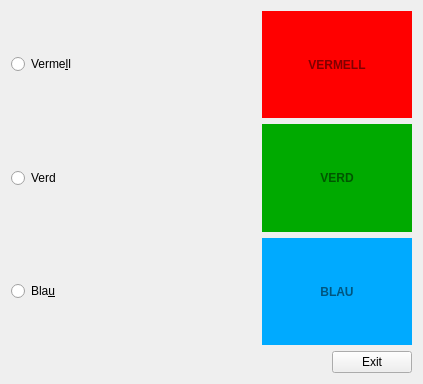
<?xml version="1.0" encoding="UTF-8"?>
<ui version="4.0">
 <class>Form</class>
 <widget class="QWidget" name="Form">
  <property name="geometry">
   <rect>
    <x>0</x>
    <y>0</y>
    <width>423</width>
    <height>384</height>
   </rect>
  </property>
  <property name="windowTitle">
   <string>Widget</string>
  </property>
  <layout class="QVBoxLayout" name="verticalLayout">
   <item>
    <layout class="QHBoxLayout" name="horizontalLayout">
     <item>
      <widget class="QRadioButton" name="radioButton">
       <property name="text">
        <string>Verme&amp;ll</string>
       </property>
       <attribute name="buttonGroup">
        <string notr="true">buttonGroup</string>
       </attribute>
      </widget>
     </item>
     <item>
      <spacer name="horizontalSpacer">
       <property name="orientation">
        <enum>Qt::Horizontal</enum>
       </property>
       <property name="sizeType">
        <enum>QSizePolicy::Preferred</enum>
       </property>
       <property name="sizeHint" stdset="0">
        <size>
         <width>135</width>
         <height>20</height>
        </size>
       </property>
      </spacer>
     </item>
     <item>
      <widget class="QLabel" name="label">
       <property name="enabled">
        <bool>false</bool>
       </property>
       <property name="minimumSize">
        <size>
         <width>150</width>
         <height>0</height>
        </size>
       </property>
       <property name="palette">
        <palette>
         <active>
          <colorrole role="WindowText">
           <brush brushstyle="SolidPattern">
            <color alpha="255">
             <red>0</red>
             <green>0</green>
             <blue>0</blue>
            </color>
           </brush>
          </colorrole>
          <colorrole role="Button">
           <brush brushstyle="SolidPattern">
            <color alpha="255">
             <red>255</red>
             <green>0</green>
             <blue>0</blue>
            </color>
           </brush>
          </colorrole>
          <colorrole role="Light">
           <brush brushstyle="SolidPattern">
            <color alpha="255">
             <red>255</red>
             <green>127</green>
             <blue>127</blue>
            </color>
           </brush>
          </colorrole>
          <colorrole role="Midlight">
           <brush brushstyle="SolidPattern">
            <color alpha="255">
             <red>255</red>
             <green>63</green>
             <blue>63</blue>
            </color>
           </brush>
          </colorrole>
          <colorrole role="Dark">
           <brush brushstyle="SolidPattern">
            <color alpha="255">
             <red>127</red>
             <green>0</green>
             <blue>0</blue>
            </color>
           </brush>
          </colorrole>
          <colorrole role="Mid">
           <brush brushstyle="SolidPattern">
            <color alpha="255">
             <red>170</red>
             <green>0</green>
             <blue>0</blue>
            </color>
           </brush>
          </colorrole>
          <colorrole role="Text">
           <brush brushstyle="SolidPattern">
            <color alpha="255">
             <red>0</red>
             <green>0</green>
             <blue>0</blue>
            </color>
           </brush>
          </colorrole>
          <colorrole role="BrightText">
           <brush brushstyle="SolidPattern">
            <color alpha="255">
             <red>255</red>
             <green>255</green>
             <blue>255</blue>
            </color>
           </brush>
          </colorrole>
          <colorrole role="ButtonText">
           <brush brushstyle="SolidPattern">
            <color alpha="255">
             <red>0</red>
             <green>0</green>
             <blue>0</blue>
            </color>
           </brush>
          </colorrole>
          <colorrole role="Base">
           <brush brushstyle="SolidPattern">
            <color alpha="255">
             <red>255</red>
             <green>255</green>
             <blue>255</blue>
            </color>
           </brush>
          </colorrole>
          <colorrole role="Window">
           <brush brushstyle="SolidPattern">
            <color alpha="255">
             <red>255</red>
             <green>0</green>
             <blue>0</blue>
            </color>
           </brush>
          </colorrole>
          <colorrole role="Shadow">
           <brush brushstyle="SolidPattern">
            <color alpha="255">
             <red>0</red>
             <green>0</green>
             <blue>0</blue>
            </color>
           </brush>
          </colorrole>
          <colorrole role="AlternateBase">
           <brush brushstyle="SolidPattern">
            <color alpha="255">
             <red>255</red>
             <green>127</green>
             <blue>127</blue>
            </color>
           </brush>
          </colorrole>
          <colorrole role="ToolTipBase">
           <brush brushstyle="SolidPattern">
            <color alpha="255">
             <red>255</red>
             <green>255</green>
             <blue>220</blue>
            </color>
           </brush>
          </colorrole>
          <colorrole role="ToolTipText">
           <brush brushstyle="SolidPattern">
            <color alpha="255">
             <red>0</red>
             <green>0</green>
             <blue>0</blue>
            </color>
           </brush>
          </colorrole>
         </active>
         <inactive>
          <colorrole role="WindowText">
           <brush brushstyle="SolidPattern">
            <color alpha="255">
             <red>0</red>
             <green>0</green>
             <blue>0</blue>
            </color>
           </brush>
          </colorrole>
          <colorrole role="Button">
           <brush brushstyle="SolidPattern">
            <color alpha="255">
             <red>255</red>
             <green>0</green>
             <blue>0</blue>
            </color>
           </brush>
          </colorrole>
          <colorrole role="Light">
           <brush brushstyle="SolidPattern">
            <color alpha="255">
             <red>255</red>
             <green>127</green>
             <blue>127</blue>
            </color>
           </brush>
          </colorrole>
          <colorrole role="Midlight">
           <brush brushstyle="SolidPattern">
            <color alpha="255">
             <red>255</red>
             <green>63</green>
             <blue>63</blue>
            </color>
           </brush>
          </colorrole>
          <colorrole role="Dark">
           <brush brushstyle="SolidPattern">
            <color alpha="255">
             <red>127</red>
             <green>0</green>
             <blue>0</blue>
            </color>
           </brush>
          </colorrole>
          <colorrole role="Mid">
           <brush brushstyle="SolidPattern">
            <color alpha="255">
             <red>170</red>
             <green>0</green>
             <blue>0</blue>
            </color>
           </brush>
          </colorrole>
          <colorrole role="Text">
           <brush brushstyle="SolidPattern">
            <color alpha="255">
             <red>0</red>
             <green>0</green>
             <blue>0</blue>
            </color>
           </brush>
          </colorrole>
          <colorrole role="BrightText">
           <brush brushstyle="SolidPattern">
            <color alpha="255">
             <red>255</red>
             <green>255</green>
             <blue>255</blue>
            </color>
           </brush>
          </colorrole>
          <colorrole role="ButtonText">
           <brush brushstyle="SolidPattern">
            <color alpha="255">
             <red>0</red>
             <green>0</green>
             <blue>0</blue>
            </color>
           </brush>
          </colorrole>
          <colorrole role="Base">
           <brush brushstyle="SolidPattern">
            <color alpha="255">
             <red>255</red>
             <green>255</green>
             <blue>255</blue>
            </color>
           </brush>
          </colorrole>
          <colorrole role="Window">
           <brush brushstyle="SolidPattern">
            <color alpha="255">
             <red>255</red>
             <green>0</green>
             <blue>0</blue>
            </color>
           </brush>
          </colorrole>
          <colorrole role="Shadow">
           <brush brushstyle="SolidPattern">
            <color alpha="255">
             <red>0</red>
             <green>0</green>
             <blue>0</blue>
            </color>
           </brush>
          </colorrole>
          <colorrole role="AlternateBase">
           <brush brushstyle="SolidPattern">
            <color alpha="255">
             <red>255</red>
             <green>127</green>
             <blue>127</blue>
            </color>
           </brush>
          </colorrole>
          <colorrole role="ToolTipBase">
           <brush brushstyle="SolidPattern">
            <color alpha="255">
             <red>255</red>
             <green>255</green>
             <blue>220</blue>
            </color>
           </brush>
          </colorrole>
          <colorrole role="ToolTipText">
           <brush brushstyle="SolidPattern">
            <color alpha="255">
             <red>0</red>
             <green>0</green>
             <blue>0</blue>
            </color>
           </brush>
          </colorrole>
         </inactive>
         <disabled>
          <colorrole role="WindowText">
           <brush brushstyle="SolidPattern">
            <color alpha="255">
             <red>127</red>
             <green>0</green>
             <blue>0</blue>
            </color>
           </brush>
          </colorrole>
          <colorrole role="Button">
           <brush brushstyle="SolidPattern">
            <color alpha="255">
             <red>255</red>
             <green>0</green>
             <blue>0</blue>
            </color>
           </brush>
          </colorrole>
          <colorrole role="Light">
           <brush brushstyle="SolidPattern">
            <color alpha="255">
             <red>255</red>
             <green>127</green>
             <blue>127</blue>
            </color>
           </brush>
          </colorrole>
          <colorrole role="Midlight">
           <brush brushstyle="SolidPattern">
            <color alpha="255">
             <red>255</red>
             <green>63</green>
             <blue>63</blue>
            </color>
           </brush>
          </colorrole>
          <colorrole role="Dark">
           <brush brushstyle="SolidPattern">
            <color alpha="255">
             <red>127</red>
             <green>0</green>
             <blue>0</blue>
            </color>
           </brush>
          </colorrole>
          <colorrole role="Mid">
           <brush brushstyle="SolidPattern">
            <color alpha="255">
             <red>170</red>
             <green>0</green>
             <blue>0</blue>
            </color>
           </brush>
          </colorrole>
          <colorrole role="Text">
           <brush brushstyle="SolidPattern">
            <color alpha="255">
             <red>127</red>
             <green>0</green>
             <blue>0</blue>
            </color>
           </brush>
          </colorrole>
          <colorrole role="BrightText">
           <brush brushstyle="SolidPattern">
            <color alpha="255">
             <red>255</red>
             <green>255</green>
             <blue>255</blue>
            </color>
           </brush>
          </colorrole>
          <colorrole role="ButtonText">
           <brush brushstyle="SolidPattern">
            <color alpha="255">
             <red>127</red>
             <green>0</green>
             <blue>0</blue>
            </color>
           </brush>
          </colorrole>
          <colorrole role="Base">
           <brush brushstyle="SolidPattern">
            <color alpha="255">
             <red>255</red>
             <green>0</green>
             <blue>0</blue>
            </color>
           </brush>
          </colorrole>
          <colorrole role="Window">
           <brush brushstyle="SolidPattern">
            <color alpha="255">
             <red>255</red>
             <green>0</green>
             <blue>0</blue>
            </color>
           </brush>
          </colorrole>
          <colorrole role="Shadow">
           <brush brushstyle="SolidPattern">
            <color alpha="255">
             <red>0</red>
             <green>0</green>
             <blue>0</blue>
            </color>
           </brush>
          </colorrole>
          <colorrole role="AlternateBase">
           <brush brushstyle="SolidPattern">
            <color alpha="255">
             <red>255</red>
             <green>0</green>
             <blue>0</blue>
            </color>
           </brush>
          </colorrole>
          <colorrole role="ToolTipBase">
           <brush brushstyle="SolidPattern">
            <color alpha="255">
             <red>255</red>
             <green>255</green>
             <blue>220</blue>
            </color>
           </brush>
          </colorrole>
          <colorrole role="ToolTipText">
           <brush brushstyle="SolidPattern">
            <color alpha="255">
             <red>0</red>
             <green>0</green>
             <blue>0</blue>
            </color>
           </brush>
          </colorrole>
         </disabled>
        </palette>
       </property>
       <property name="font">
        <font>
         <weight>75</weight>
         <bold>true</bold>
        </font>
       </property>
       <property name="autoFillBackground">
        <bool>true</bool>
       </property>
       <property name="text">
        <string>VERMELL</string>
       </property>
       <property name="alignment">
        <set>Qt::AlignCenter</set>
       </property>
      </widget>
     </item>
    </layout>
   </item>
   <item>
    <layout class="QHBoxLayout" name="horizontalLayout_2">
     <item>
      <widget class="QRadioButton" name="radioButton_2">
       <property name="text">
        <string>Verd</string>
       </property>
       <attribute name="buttonGroup">
        <string notr="true">buttonGroup</string>
       </attribute>
      </widget>
     </item>
     <item>
      <spacer name="horizontalSpacer_2">
       <property name="orientation">
        <enum>Qt::Horizontal</enum>
       </property>
       <property name="sizeType">
        <enum>QSizePolicy::Preferred</enum>
       </property>
       <property name="sizeHint" stdset="0">
        <size>
         <width>151</width>
         <height>20</height>
        </size>
       </property>
      </spacer>
     </item>
     <item>
      <widget class="QLabel" name="label_2">
       <property name="enabled">
        <bool>false</bool>
       </property>
       <property name="minimumSize">
        <size>
         <width>150</width>
         <height>0</height>
        </size>
       </property>
       <property name="palette">
        <palette>
         <active>
          <colorrole role="WindowText">
           <brush brushstyle="SolidPattern">
            <color alpha="255">
             <red>0</red>
             <green>0</green>
             <blue>0</blue>
            </color>
           </brush>
          </colorrole>
          <colorrole role="Button">
           <brush brushstyle="SolidPattern">
            <color alpha="255">
             <red>0</red>
             <green>170</green>
             <blue>0</blue>
            </color>
           </brush>
          </colorrole>
          <colorrole role="Light">
           <brush brushstyle="SolidPattern">
            <color alpha="255">
             <red>0</red>
             <green>255</green>
             <blue>0</blue>
            </color>
           </brush>
          </colorrole>
          <colorrole role="Midlight">
           <brush brushstyle="SolidPattern">
            <color alpha="255">
             <red>0</red>
             <green>212</green>
             <blue>0</blue>
            </color>
           </brush>
          </colorrole>
          <colorrole role="Dark">
           <brush brushstyle="SolidPattern">
            <color alpha="255">
             <red>0</red>
             <green>85</green>
             <blue>0</blue>
            </color>
           </brush>
          </colorrole>
          <colorrole role="Mid">
           <brush brushstyle="SolidPattern">
            <color alpha="255">
             <red>0</red>
             <green>113</green>
             <blue>0</blue>
            </color>
           </brush>
          </colorrole>
          <colorrole role="Text">
           <brush brushstyle="SolidPattern">
            <color alpha="255">
             <red>0</red>
             <green>0</green>
             <blue>0</blue>
            </color>
           </brush>
          </colorrole>
          <colorrole role="BrightText">
           <brush brushstyle="SolidPattern">
            <color alpha="255">
             <red>255</red>
             <green>255</green>
             <blue>255</blue>
            </color>
           </brush>
          </colorrole>
          <colorrole role="ButtonText">
           <brush brushstyle="SolidPattern">
            <color alpha="255">
             <red>0</red>
             <green>0</green>
             <blue>0</blue>
            </color>
           </brush>
          </colorrole>
          <colorrole role="Base">
           <brush brushstyle="SolidPattern">
            <color alpha="255">
             <red>255</red>
             <green>255</green>
             <blue>255</blue>
            </color>
           </brush>
          </colorrole>
          <colorrole role="Window">
           <brush brushstyle="SolidPattern">
            <color alpha="255">
             <red>0</red>
             <green>170</green>
             <blue>0</blue>
            </color>
           </brush>
          </colorrole>
          <colorrole role="Shadow">
           <brush brushstyle="SolidPattern">
            <color alpha="255">
             <red>0</red>
             <green>0</green>
             <blue>0</blue>
            </color>
           </brush>
          </colorrole>
          <colorrole role="AlternateBase">
           <brush brushstyle="SolidPattern">
            <color alpha="255">
             <red>127</red>
             <green>212</green>
             <blue>127</blue>
            </color>
           </brush>
          </colorrole>
          <colorrole role="ToolTipBase">
           <brush brushstyle="SolidPattern">
            <color alpha="255">
             <red>255</red>
             <green>255</green>
             <blue>220</blue>
            </color>
           </brush>
          </colorrole>
          <colorrole role="ToolTipText">
           <brush brushstyle="SolidPattern">
            <color alpha="255">
             <red>0</red>
             <green>0</green>
             <blue>0</blue>
            </color>
           </brush>
          </colorrole>
         </active>
         <inactive>
          <colorrole role="WindowText">
           <brush brushstyle="SolidPattern">
            <color alpha="255">
             <red>0</red>
             <green>0</green>
             <blue>0</blue>
            </color>
           </brush>
          </colorrole>
          <colorrole role="Button">
           <brush brushstyle="SolidPattern">
            <color alpha="255">
             <red>0</red>
             <green>170</green>
             <blue>0</blue>
            </color>
           </brush>
          </colorrole>
          <colorrole role="Light">
           <brush brushstyle="SolidPattern">
            <color alpha="255">
             <red>0</red>
             <green>255</green>
             <blue>0</blue>
            </color>
           </brush>
          </colorrole>
          <colorrole role="Midlight">
           <brush brushstyle="SolidPattern">
            <color alpha="255">
             <red>0</red>
             <green>212</green>
             <blue>0</blue>
            </color>
           </brush>
          </colorrole>
          <colorrole role="Dark">
           <brush brushstyle="SolidPattern">
            <color alpha="255">
             <red>0</red>
             <green>85</green>
             <blue>0</blue>
            </color>
           </brush>
          </colorrole>
          <colorrole role="Mid">
           <brush brushstyle="SolidPattern">
            <color alpha="255">
             <red>0</red>
             <green>113</green>
             <blue>0</blue>
            </color>
           </brush>
          </colorrole>
          <colorrole role="Text">
           <brush brushstyle="SolidPattern">
            <color alpha="255">
             <red>0</red>
             <green>0</green>
             <blue>0</blue>
            </color>
           </brush>
          </colorrole>
          <colorrole role="BrightText">
           <brush brushstyle="SolidPattern">
            <color alpha="255">
             <red>255</red>
             <green>255</green>
             <blue>255</blue>
            </color>
           </brush>
          </colorrole>
          <colorrole role="ButtonText">
           <brush brushstyle="SolidPattern">
            <color alpha="255">
             <red>0</red>
             <green>0</green>
             <blue>0</blue>
            </color>
           </brush>
          </colorrole>
          <colorrole role="Base">
           <brush brushstyle="SolidPattern">
            <color alpha="255">
             <red>255</red>
             <green>255</green>
             <blue>255</blue>
            </color>
           </brush>
          </colorrole>
          <colorrole role="Window">
           <brush brushstyle="SolidPattern">
            <color alpha="255">
             <red>0</red>
             <green>170</green>
             <blue>0</blue>
            </color>
           </brush>
          </colorrole>
          <colorrole role="Shadow">
           <brush brushstyle="SolidPattern">
            <color alpha="255">
             <red>0</red>
             <green>0</green>
             <blue>0</blue>
            </color>
           </brush>
          </colorrole>
          <colorrole role="AlternateBase">
           <brush brushstyle="SolidPattern">
            <color alpha="255">
             <red>127</red>
             <green>212</green>
             <blue>127</blue>
            </color>
           </brush>
          </colorrole>
          <colorrole role="ToolTipBase">
           <brush brushstyle="SolidPattern">
            <color alpha="255">
             <red>255</red>
             <green>255</green>
             <blue>220</blue>
            </color>
           </brush>
          </colorrole>
          <colorrole role="ToolTipText">
           <brush brushstyle="SolidPattern">
            <color alpha="255">
             <red>0</red>
             <green>0</green>
             <blue>0</blue>
            </color>
           </brush>
          </colorrole>
         </inactive>
         <disabled>
          <colorrole role="WindowText">
           <brush brushstyle="SolidPattern">
            <color alpha="255">
             <red>0</red>
             <green>85</green>
             <blue>0</blue>
            </color>
           </brush>
          </colorrole>
          <colorrole role="Button">
           <brush brushstyle="SolidPattern">
            <color alpha="255">
             <red>0</red>
             <green>170</green>
             <blue>0</blue>
            </color>
           </brush>
          </colorrole>
          <colorrole role="Light">
           <brush brushstyle="SolidPattern">
            <color alpha="255">
             <red>0</red>
             <green>255</green>
             <blue>0</blue>
            </color>
           </brush>
          </colorrole>
          <colorrole role="Midlight">
           <brush brushstyle="SolidPattern">
            <color alpha="255">
             <red>0</red>
             <green>212</green>
             <blue>0</blue>
            </color>
           </brush>
          </colorrole>
          <colorrole role="Dark">
           <brush brushstyle="SolidPattern">
            <color alpha="255">
             <red>0</red>
             <green>85</green>
             <blue>0</blue>
            </color>
           </brush>
          </colorrole>
          <colorrole role="Mid">
           <brush brushstyle="SolidPattern">
            <color alpha="255">
             <red>0</red>
             <green>113</green>
             <blue>0</blue>
            </color>
           </brush>
          </colorrole>
          <colorrole role="Text">
           <brush brushstyle="SolidPattern">
            <color alpha="255">
             <red>0</red>
             <green>85</green>
             <blue>0</blue>
            </color>
           </brush>
          </colorrole>
          <colorrole role="BrightText">
           <brush brushstyle="SolidPattern">
            <color alpha="255">
             <red>255</red>
             <green>255</green>
             <blue>255</blue>
            </color>
           </brush>
          </colorrole>
          <colorrole role="ButtonText">
           <brush brushstyle="SolidPattern">
            <color alpha="255">
             <red>0</red>
             <green>85</green>
             <blue>0</blue>
            </color>
           </brush>
          </colorrole>
          <colorrole role="Base">
           <brush brushstyle="SolidPattern">
            <color alpha="255">
             <red>0</red>
             <green>170</green>
             <blue>0</blue>
            </color>
           </brush>
          </colorrole>
          <colorrole role="Window">
           <brush brushstyle="SolidPattern">
            <color alpha="255">
             <red>0</red>
             <green>170</green>
             <blue>0</blue>
            </color>
           </brush>
          </colorrole>
          <colorrole role="Shadow">
           <brush brushstyle="SolidPattern">
            <color alpha="255">
             <red>0</red>
             <green>0</green>
             <blue>0</blue>
            </color>
           </brush>
          </colorrole>
          <colorrole role="AlternateBase">
           <brush brushstyle="SolidPattern">
            <color alpha="255">
             <red>0</red>
             <green>170</green>
             <blue>0</blue>
            </color>
           </brush>
          </colorrole>
          <colorrole role="ToolTipBase">
           <brush brushstyle="SolidPattern">
            <color alpha="255">
             <red>255</red>
             <green>255</green>
             <blue>220</blue>
            </color>
           </brush>
          </colorrole>
          <colorrole role="ToolTipText">
           <brush brushstyle="SolidPattern">
            <color alpha="255">
             <red>0</red>
             <green>0</green>
             <blue>0</blue>
            </color>
           </brush>
          </colorrole>
         </disabled>
        </palette>
       </property>
       <property name="font">
        <font>
         <weight>75</weight>
         <bold>true</bold>
        </font>
       </property>
       <property name="autoFillBackground">
        <bool>true</bool>
       </property>
       <property name="text">
        <string>VERD</string>
       </property>
       <property name="alignment">
        <set>Qt::AlignCenter</set>
       </property>
      </widget>
     </item>
    </layout>
   </item>
   <item>
    <layout class="QHBoxLayout" name="horizontalLayout_3">
     <item>
      <widget class="QRadioButton" name="radioButton_3">
       <property name="text">
        <string>Bla&amp;u</string>
       </property>
       <attribute name="buttonGroup">
        <string notr="true">buttonGroup</string>
       </attribute>
      </widget>
     </item>
     <item>
      <spacer name="horizontalSpacer_3">
       <property name="orientation">
        <enum>Qt::Horizontal</enum>
       </property>
       <property name="sizeType">
        <enum>QSizePolicy::Preferred</enum>
       </property>
       <property name="sizeHint" stdset="0">
        <size>
         <width>152</width>
         <height>20</height>
        </size>
       </property>
      </spacer>
     </item>
     <item>
      <widget class="QLabel" name="label_3">
       <property name="enabled">
        <bool>false</bool>
       </property>
       <property name="minimumSize">
        <size>
         <width>150</width>
         <height>0</height>
        </size>
       </property>
       <property name="palette">
        <palette>
         <active>
          <colorrole role="WindowText">
           <brush brushstyle="SolidPattern">
            <color alpha="255">
             <red>0</red>
             <green>0</green>
             <blue>0</blue>
            </color>
           </brush>
          </colorrole>
          <colorrole role="Button">
           <brush brushstyle="SolidPattern">
            <color alpha="255">
             <red>0</red>
             <green>170</green>
             <blue>255</blue>
            </color>
           </brush>
          </colorrole>
          <colorrole role="Light">
           <brush brushstyle="SolidPattern">
            <color alpha="255">
             <red>127</red>
             <green>213</green>
             <blue>255</blue>
            </color>
           </brush>
          </colorrole>
          <colorrole role="Midlight">
           <brush brushstyle="SolidPattern">
            <color alpha="255">
             <red>63</red>
             <green>191</green>
             <blue>255</blue>
            </color>
           </brush>
          </colorrole>
          <colorrole role="Dark">
           <brush brushstyle="SolidPattern">
            <color alpha="255">
             <red>0</red>
             <green>85</green>
             <blue>127</blue>
            </color>
           </brush>
          </colorrole>
          <colorrole role="Mid">
           <brush brushstyle="SolidPattern">
            <color alpha="255">
             <red>0</red>
             <green>113</green>
             <blue>170</blue>
            </color>
           </brush>
          </colorrole>
          <colorrole role="Text">
           <brush brushstyle="SolidPattern">
            <color alpha="255">
             <red>0</red>
             <green>0</green>
             <blue>0</blue>
            </color>
           </brush>
          </colorrole>
          <colorrole role="BrightText">
           <brush brushstyle="SolidPattern">
            <color alpha="255">
             <red>255</red>
             <green>255</green>
             <blue>255</blue>
            </color>
           </brush>
          </colorrole>
          <colorrole role="ButtonText">
           <brush brushstyle="SolidPattern">
            <color alpha="255">
             <red>0</red>
             <green>0</green>
             <blue>0</blue>
            </color>
           </brush>
          </colorrole>
          <colorrole role="Base">
           <brush brushstyle="SolidPattern">
            <color alpha="255">
             <red>255</red>
             <green>255</green>
             <blue>255</blue>
            </color>
           </brush>
          </colorrole>
          <colorrole role="Window">
           <brush brushstyle="SolidPattern">
            <color alpha="255">
             <red>0</red>
             <green>170</green>
             <blue>255</blue>
            </color>
           </brush>
          </colorrole>
          <colorrole role="Shadow">
           <brush brushstyle="SolidPattern">
            <color alpha="255">
             <red>0</red>
             <green>0</green>
             <blue>0</blue>
            </color>
           </brush>
          </colorrole>
          <colorrole role="AlternateBase">
           <brush brushstyle="SolidPattern">
            <color alpha="255">
             <red>127</red>
             <green>212</green>
             <blue>255</blue>
            </color>
           </brush>
          </colorrole>
          <colorrole role="ToolTipBase">
           <brush brushstyle="SolidPattern">
            <color alpha="255">
             <red>255</red>
             <green>255</green>
             <blue>220</blue>
            </color>
           </brush>
          </colorrole>
          <colorrole role="ToolTipText">
           <brush brushstyle="SolidPattern">
            <color alpha="255">
             <red>0</red>
             <green>0</green>
             <blue>0</blue>
            </color>
           </brush>
          </colorrole>
         </active>
         <inactive>
          <colorrole role="WindowText">
           <brush brushstyle="SolidPattern">
            <color alpha="255">
             <red>0</red>
             <green>0</green>
             <blue>0</blue>
            </color>
           </brush>
          </colorrole>
          <colorrole role="Button">
           <brush brushstyle="SolidPattern">
            <color alpha="255">
             <red>0</red>
             <green>170</green>
             <blue>255</blue>
            </color>
           </brush>
          </colorrole>
          <colorrole role="Light">
           <brush brushstyle="SolidPattern">
            <color alpha="255">
             <red>127</red>
             <green>213</green>
             <blue>255</blue>
            </color>
           </brush>
          </colorrole>
          <colorrole role="Midlight">
           <brush brushstyle="SolidPattern">
            <color alpha="255">
             <red>63</red>
             <green>191</green>
             <blue>255</blue>
            </color>
           </brush>
          </colorrole>
          <colorrole role="Dark">
           <brush brushstyle="SolidPattern">
            <color alpha="255">
             <red>0</red>
             <green>85</green>
             <blue>127</blue>
            </color>
           </brush>
          </colorrole>
          <colorrole role="Mid">
           <brush brushstyle="SolidPattern">
            <color alpha="255">
             <red>0</red>
             <green>113</green>
             <blue>170</blue>
            </color>
           </brush>
          </colorrole>
          <colorrole role="Text">
           <brush brushstyle="SolidPattern">
            <color alpha="255">
             <red>0</red>
             <green>0</green>
             <blue>0</blue>
            </color>
           </brush>
          </colorrole>
          <colorrole role="BrightText">
           <brush brushstyle="SolidPattern">
            <color alpha="255">
             <red>255</red>
             <green>255</green>
             <blue>255</blue>
            </color>
           </brush>
          </colorrole>
          <colorrole role="ButtonText">
           <brush brushstyle="SolidPattern">
            <color alpha="255">
             <red>0</red>
             <green>0</green>
             <blue>0</blue>
            </color>
           </brush>
          </colorrole>
          <colorrole role="Base">
           <brush brushstyle="SolidPattern">
            <color alpha="255">
             <red>255</red>
             <green>255</green>
             <blue>255</blue>
            </color>
           </brush>
          </colorrole>
          <colorrole role="Window">
           <brush brushstyle="SolidPattern">
            <color alpha="255">
             <red>0</red>
             <green>170</green>
             <blue>255</blue>
            </color>
           </brush>
          </colorrole>
          <colorrole role="Shadow">
           <brush brushstyle="SolidPattern">
            <color alpha="255">
             <red>0</red>
             <green>0</green>
             <blue>0</blue>
            </color>
           </brush>
          </colorrole>
          <colorrole role="AlternateBase">
           <brush brushstyle="SolidPattern">
            <color alpha="255">
             <red>127</red>
             <green>212</green>
             <blue>255</blue>
            </color>
           </brush>
          </colorrole>
          <colorrole role="ToolTipBase">
           <brush brushstyle="SolidPattern">
            <color alpha="255">
             <red>255</red>
             <green>255</green>
             <blue>220</blue>
            </color>
           </brush>
          </colorrole>
          <colorrole role="ToolTipText">
           <brush brushstyle="SolidPattern">
            <color alpha="255">
             <red>0</red>
             <green>0</green>
             <blue>0</blue>
            </color>
           </brush>
          </colorrole>
         </inactive>
         <disabled>
          <colorrole role="WindowText">
           <brush brushstyle="SolidPattern">
            <color alpha="255">
             <red>0</red>
             <green>85</green>
             <blue>127</blue>
            </color>
           </brush>
          </colorrole>
          <colorrole role="Button">
           <brush brushstyle="SolidPattern">
            <color alpha="255">
             <red>0</red>
             <green>170</green>
             <blue>255</blue>
            </color>
           </brush>
          </colorrole>
          <colorrole role="Light">
           <brush brushstyle="SolidPattern">
            <color alpha="255">
             <red>127</red>
             <green>213</green>
             <blue>255</blue>
            </color>
           </brush>
          </colorrole>
          <colorrole role="Midlight">
           <brush brushstyle="SolidPattern">
            <color alpha="255">
             <red>63</red>
             <green>191</green>
             <blue>255</blue>
            </color>
           </brush>
          </colorrole>
          <colorrole role="Dark">
           <brush brushstyle="SolidPattern">
            <color alpha="255">
             <red>0</red>
             <green>85</green>
             <blue>127</blue>
            </color>
           </brush>
          </colorrole>
          <colorrole role="Mid">
           <brush brushstyle="SolidPattern">
            <color alpha="255">
             <red>0</red>
             <green>113</green>
             <blue>170</blue>
            </color>
           </brush>
          </colorrole>
          <colorrole role="Text">
           <brush brushstyle="SolidPattern">
            <color alpha="255">
             <red>0</red>
             <green>85</green>
             <blue>127</blue>
            </color>
           </brush>
          </colorrole>
          <colorrole role="BrightText">
           <brush brushstyle="SolidPattern">
            <color alpha="255">
             <red>255</red>
             <green>255</green>
             <blue>255</blue>
            </color>
           </brush>
          </colorrole>
          <colorrole role="ButtonText">
           <brush brushstyle="SolidPattern">
            <color alpha="255">
             <red>0</red>
             <green>85</green>
             <blue>127</blue>
            </color>
           </brush>
          </colorrole>
          <colorrole role="Base">
           <brush brushstyle="SolidPattern">
            <color alpha="255">
             <red>0</red>
             <green>170</green>
             <blue>255</blue>
            </color>
           </brush>
          </colorrole>
          <colorrole role="Window">
           <brush brushstyle="SolidPattern">
            <color alpha="255">
             <red>0</red>
             <green>170</green>
             <blue>255</blue>
            </color>
           </brush>
          </colorrole>
          <colorrole role="Shadow">
           <brush brushstyle="SolidPattern">
            <color alpha="255">
             <red>0</red>
             <green>0</green>
             <blue>0</blue>
            </color>
           </brush>
          </colorrole>
          <colorrole role="AlternateBase">
           <brush brushstyle="SolidPattern">
            <color alpha="255">
             <red>0</red>
             <green>170</green>
             <blue>255</blue>
            </color>
           </brush>
          </colorrole>
          <colorrole role="ToolTipBase">
           <brush brushstyle="SolidPattern">
            <color alpha="255">
             <red>255</red>
             <green>255</green>
             <blue>220</blue>
            </color>
           </brush>
          </colorrole>
          <colorrole role="ToolTipText">
           <brush brushstyle="SolidPattern">
            <color alpha="255">
             <red>0</red>
             <green>0</green>
             <blue>0</blue>
            </color>
           </brush>
          </colorrole>
         </disabled>
        </palette>
       </property>
       <property name="font">
        <font>
         <weight>75</weight>
         <bold>true</bold>
        </font>
       </property>
       <property name="autoFillBackground">
        <bool>true</bool>
       </property>
       <property name="text">
        <string>BLAU</string>
       </property>
       <property name="alignment">
        <set>Qt::AlignCenter</set>
       </property>
       <property name="margin">
        <number>0</number>
       </property>
      </widget>
     </item>
    </layout>
   </item>
   <item>
    <layout class="QHBoxLayout" name="horizontalLayout_5">
     <item>
      <spacer name="horizontalSpacer_4">
       <property name="orientation">
        <enum>Qt::Horizontal</enum>
       </property>
       <property name="sizeType">
        <enum>QSizePolicy::Expanding</enum>
       </property>
       <property name="sizeHint" stdset="0">
        <size>
         <width>20</width>
         <height>20</height>
        </size>
       </property>
      </spacer>
     </item>
     <item>
      <widget class="QPushButton" name="pushButton">
       <property name="text">
        <string>Exit</string>
       </property>
      </widget>
     </item>
    </layout>
   </item>
  </layout>
 </widget>
 <resources/>
 <connections>
  <connection>
   <sender>pushButton</sender>
   <signal>clicked()</signal>
   <receiver>Form</receiver>
   <slot>close()</slot>
   <hints>
    <hint type="sourcelabel">
     <x>415</x>
     <y>349</y>
    </hint>
    <hint type="destinationlabel">
     <x>278</x>
     <y>235</y>
    </hint>
   </hints>
  </connection>
  <connection>
   <sender>radioButton_3</sender>
   <signal>toggled(bool)</signal>
   <receiver>label_3</receiver>
   <slot>setEnabled(bool)</slot>
   <hints>
    <hint type="sourcelabel">
     <x>36</x>
     <y>236</y>
    </hint>
    <hint type="destinationlabel">
     <x>318</x>
     <y>248</y>
    </hint>
   </hints>
  </connection>
  <connection>
   <sender>radioButton_2</sender>
   <signal>toggled(bool)</signal>
   <receiver>label_2</receiver>
   <slot>setEnabled(bool)</slot>
   <hints>
    <hint type="sourcelabel">
     <x>37</x>
     <y>139</y>
    </hint>
    <hint type="destinationlabel">
     <x>318</x>
     <y>155</y>
    </hint>
   </hints>
  </connection>
  <connection>
   <sender>radioButton</sender>
   <signal>toggled(bool)</signal>
   <receiver>label</receiver>
   <slot>setEnabled(bool)</slot>
   <hints>
    <hint type="sourcelabel">
     <x>61</x>
     <y>48</y>
    </hint>
    <hint type="destinationlabel">
     <x>357</x>
     <y>42</y>
    </hint>
   </hints>
  </connection>
 </connections>
 <buttongroups>
  <buttongroup name="buttonGroup"/>
 </buttongroups>
</ui>
